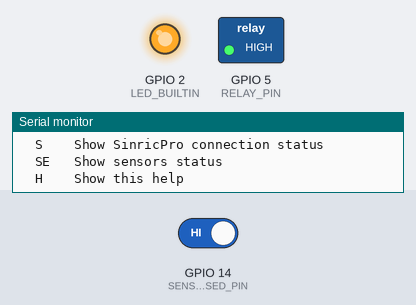
Recording of a sketch running on a simulated ESP32. On the bench: switched loads named in the sketch (green lamp = pin HIGH), output pins drawn as LEDs (lit = HIGH), the last lines printed to the serial monitor. The inputs (shaded band) are chosen by the test bench; at power-on: GPIO 14 (SENSOR_CLOSED_PIN) HIGH. WiFi joins after 1.5 s; servers stay silent unless stated.

Above: at 2.7 s.
2.8 s: GPIO 14 (SENSOR_CLOSED_PIN) driven LOW
At 3.6 s:
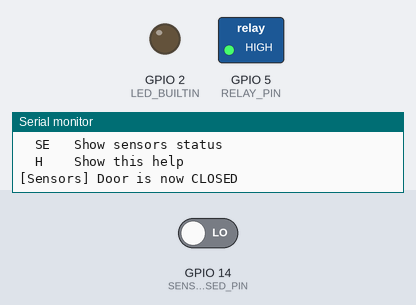
8.8 s: GPIO 14 (SENSOR_CLOSED_PIN) driven HIGH
At 9.4 s:
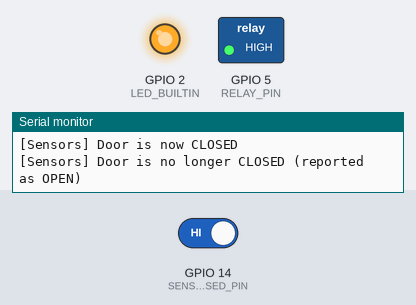
Timing chart, 0 to 11.3 s (numbered marks = the images above; inputs shaded):
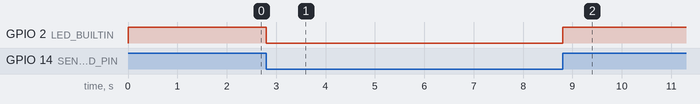

The sketch:

SmartGarage.ino
```cpp
/**
 * @file SmartGarage.ino
 * @brief ESP32 Garage Door Controller integrated with Google Home via SinricPro.
 * * This project utilizes an Open-Drain topology to drive a 5V relay module
 * using 3.3V logic, effectively eliminating leakage currents across the optocoupler.
 */

#include <Arduino.h>
#include <WiFi.h>
#include "SinricPro.h"
#include "SinricProGarageDoor.h"

// ======================================================================
// USER CONFIGURATION (FILL IN BEFORE UPLOADING)
// ======================================================================
#define WIFI_SSID         "YOUR_WIFI_SSID"
#define WIFI_PASS         "YOUR_WIFI_PASSWORD"

#define APP_KEY           "YOUR_APP_KEY"       // From SinricPro dashboard
#define APP_SECRET        "YOUR_APP_SECRET"    // From SinricPro dashboard
#define GARAGE_DOOR_ID    "YOUR_DEVICE_ID"     // From SinricPro dashboard

// ======================================================================
// HARDWARE PIN MAPPING
// ======================================================================
#define RELAY_PIN         5   // Relay Control (Open-Drain)
#define SENSOR_CLOSED_PIN 14  // CLOSED Reed Switch (Active Low)
#define LED_BUILTIN       2   // Onboard Status LED

// Sensor usage configuration
#define USE_SENSOR_CLOSED true  // true = use CLOSED sensor to determine state

#define BAUD_RATE         115200

// ======================================================================
// GLOBAL STATE VARIABLES
// ======================================================================
bool isDoorClosed = true;
bool lastSensorClosedState = HIGH;
bool isSinricConnected = false;
bool closedSensorTriggered = false;

enum DoorPosition {
  DOOR_CLOSED,
  DOOR_OPEN,
  DOOR_MOVING,
  DOOR_UNKNOWN
};

DoorPosition currentDoorPosition = DOOR_CLOSED;

String serialCommandBuffer = "";

const bool SENSOR_MODE_ENABLED = USE_SENSOR_CLOSED;

// ======================================================================
// HELPER FUNCTIONS
// ======================================================================
void updateInternalLED() {
  // Built-in LED turns on when the door is OPEN (!isDoorClosed)
  digitalWrite(LED_BUILTIN, isDoorClosed ? LOW : HIGH);
}

void printHelp() {
  Serial.println("[Console] Available commands:");
  Serial.println("  W    Show connected Wi-Fi network");
  Serial.println("  S    Show SinricPro connection status");
  Serial.println("  SE   Show sensors status");
  Serial.println("  H    Show this help");
}

void printWiFiStatus() {
  if (WiFi.status() == WL_CONNECTED) {
    Serial.printf("[Console] Wi-Fi connected to: %s\n", WiFi.SSID().c_str());
    Serial.printf("[Console] IP Address: %s\n", WiFi.localIP().toString().c_str());
  } else {
    Serial.println("[Console] Wi-Fi is not connected.");
  }
}

void printSinricStatus() {
  Serial.printf("[Console] SinricPro status: %s\n", isSinricConnected ? "CONNECTED" : "DISCONNECTED");
}

const char* doorPositionToString(DoorPosition position) {
  switch (position) {
    case DOOR_CLOSED: return "CLOSED";
    case DOOR_OPEN: return "OPEN";
    case DOOR_MOVING: return "MOVING";
    default: return "UNKNOWN";
  }
}

void printSensorsStatus() {
  bool currentClosedActive = USE_SENSOR_CLOSED && (digitalRead(SENSOR_CLOSED_PIN) == LOW);

  Serial.println("[Console] Sensors status:");
  Serial.printf("  CLOSED sensor (GPIO %d): %s (%s)\n", SENSOR_CLOSED_PIN, currentClosedActive ? "ACTIVE" : "INACTIVE", USE_SENSOR_CLOSED ? "ENABLED" : "DISABLED");
  Serial.printf("  CLOSED sensor detected since boot: %s\n", closedSensorTriggered ? "YES" : "NO");
  Serial.printf("  Derived door position: %s\n", doorPositionToString(currentDoorPosition));
}

void handleSerialCommands() {
  while (Serial.available() > 0) {
    char ch = (char)Serial.read();

    if (ch == '\r') {
      continue;
    }

    if (ch == '\n') {
      serialCommandBuffer.trim();
      serialCommandBuffer.toUpperCase();

      if (serialCommandBuffer.length() > 0) {
        if (serialCommandBuffer == "W") {
          printWiFiStatus();
        } else if (serialCommandBuffer == "S") {
          printSinricStatus();
        } else if (serialCommandBuffer == "SE") {
          printSensorsStatus();
        } else if (serialCommandBuffer == "H") {
          printHelp();
        } else {
          Serial.printf("[Console] Unknown command: %s\n", serialCommandBuffer.c_str());
          Serial.println("[Console] Type H for help.");
        }
      }

      serialCommandBuffer = "";
    } else {
      serialCommandBuffer += ch;
    }
  }
}

// ======================================================================
// CALLBACKS (Google Home -> ESP32)
// ======================================================================
bool onDoorState(const String &deviceId, bool &state) {
  Serial.printf("[SinricPro] Command received: %s\n", state ? "CLOSE" : "OPEN");

  // Generate a 500ms pulse for the garage motor controller's dry contact input
  digitalWrite(RELAY_PIN, LOW);   // Low state: Relay triggered
  delay(500);
  digitalWrite(RELAY_PIN, HIGH);  // High-Impedance (Hi-Z) state: Relay released

  // When sensors are enabled, cloud state must follow the physical position, not the requested one.
  if (!SENSOR_MODE_ENABLED) {
    isDoorClosed = state;
    updateInternalLED();
    return true;
  }

  bool closedActive = USE_SENSOR_CLOSED && (digitalRead(SENSOR_CLOSED_PIN) == LOW);
  SinricProGarageDoor &myGarageDoor = SinricPro[GARAGE_DOOR_ID];

  if (closedActive) {
    isDoorClosed = true;
    currentDoorPosition = DOOR_CLOSED;
    closedSensorTriggered = true;
    updateInternalLED();
    myGarageDoor.sendDoorStateEvent(true);
    Serial.println("[Sensors] Resync after command: CLOSED");
  } else {
    isDoorClosed = false;
    currentDoorPosition = DOOR_OPEN;
    Serial.println("[Sensors] Resync after command: OPEN");
    updateInternalLED();
    myGarageDoor.sendDoorStateEvent(false);
  }

  return true;
}

// ======================================================================
// SENSOR POLLING (ESP32 -> Google Home)
// ======================================================================
void handleSensors() {
  bool currentClosedState = USE_SENSOR_CLOSED ? digitalRead(SENSOR_CLOSED_PIN) : HIGH;
  bool closedActive = USE_SENSOR_CLOSED && (currentClosedState == LOW);
  SinricProGarageDoor &myGarageDoor = SinricPro[GARAGE_DOOR_ID];

  // Detect falling edge - Door has reached the CLOSED position
  if (USE_SENSOR_CLOSED && currentClosedState == LOW && lastSensorClosedState == HIGH) {
    Serial.println("[Sensors] Door is now CLOSED");
    isDoorClosed = true;
    currentDoorPosition = DOOR_CLOSED;
    closedSensorTriggered = true;
    updateInternalLED();
    myGarageDoor.sendDoorStateEvent(true);
  }

  // Detect release edge - Door is no longer in the CLOSED position
  if (USE_SENSOR_CLOSED && currentClosedState == HIGH && lastSensorClosedState == LOW) {
    Serial.println("[Sensors] Door is no longer CLOSED (reported as OPEN)");
    isDoorClosed = false;
    currentDoorPosition = DOOR_OPEN;
    updateInternalLED();
    myGarageDoor.sendDoorStateEvent(false);
  }

  isDoorClosed = closedActive;
  if (closedActive) {
    currentDoorPosition = DOOR_CLOSED;
  } else if (currentDoorPosition != DOOR_OPEN) {
    currentDoorPosition = DOOR_OPEN;
  }

  // Buffer states for the next cycle
  lastSensorClosedState = currentClosedState;
}

// ======================================================================
// SYSTEM SETUP
// ======================================================================
void setupWiFi() {
  Serial.printf("[Network] Connecting to %s", WIFI_SSID);
  WiFi.begin(WIFI_SSID, WIFI_PASS);
  while (WiFi.status() != WL_CONNECTED) {
    printf(".");
    delay(500);
  }
  Serial.printf("\n[Network] Connected. IP Address: %s\n", WiFi.localIP().toString().c_str());
}

void setupSinricPro() {
  SinricProGarageDoor &myGarageDoor = SinricPro[GARAGE_DOOR_ID];
  myGarageDoor.onDoorState(onDoorState);

  SinricPro.onConnected([](){
    isSinricConnected = true;
    Serial.println("[SinricPro] Connected to cloud.");
  });
  SinricPro.onDisconnected([](){
    isSinricConnected = false;
    Serial.println("[SinricPro] Disconnected from cloud.");
  });

  SinricPro.begin(APP_KEY, APP_SECRET);
}

void setup() {
  Serial.begin(BAUD_RATE);

  // Configure relay pin in Open-Drain mode to prevent 3.3V/5V logic mismatch
  pinMode(RELAY_PIN, OUTPUT_OPEN_DRAIN);
  digitalWrite(RELAY_PIN, HIGH); // Initialize in High-Impedance (Hi-Z) state

  pinMode(LED_BUILTIN, OUTPUT);
  updateInternalLED();

  // Internal pull-up resistors to prevent floating logic states
  if (USE_SENSOR_CLOSED) {
    pinMode(SENSOR_CLOSED_PIN, INPUT_PULLUP);
  }

  // Initialize current state from sensors if sensor mode is enabled.
  if (SENSOR_MODE_ENABLED) {
    if (USE_SENSOR_CLOSED && digitalRead(SENSOR_CLOSED_PIN) == LOW) {
      isDoorClosed = true;
      currentDoorPosition = DOOR_CLOSED;
      closedSensorTriggered = true;
    } else {
      isDoorClosed = false;
      currentDoorPosition = DOOR_OPEN;
    }
    updateInternalLED();
  }

  setupWiFi();
  setupSinricPro();
  printHelp();
}

// ======================================================================
// MAIN LOOP
// ======================================================================
void loop() {
  SinricPro.handle(); // Maintain WebSocket stack
  handleSensors();    // Poll digital inputs
  handleSerialCommands(); // Handle Serial Monitor commands
}
```

Measured:
- after the input at 2.8 s, GPIO 2 (LED_BUILTIN): HIGH → LOW at once
- after the input at 8.8 s, GPIO 2 (LED_BUILTIN): LOW → HIGH at once
